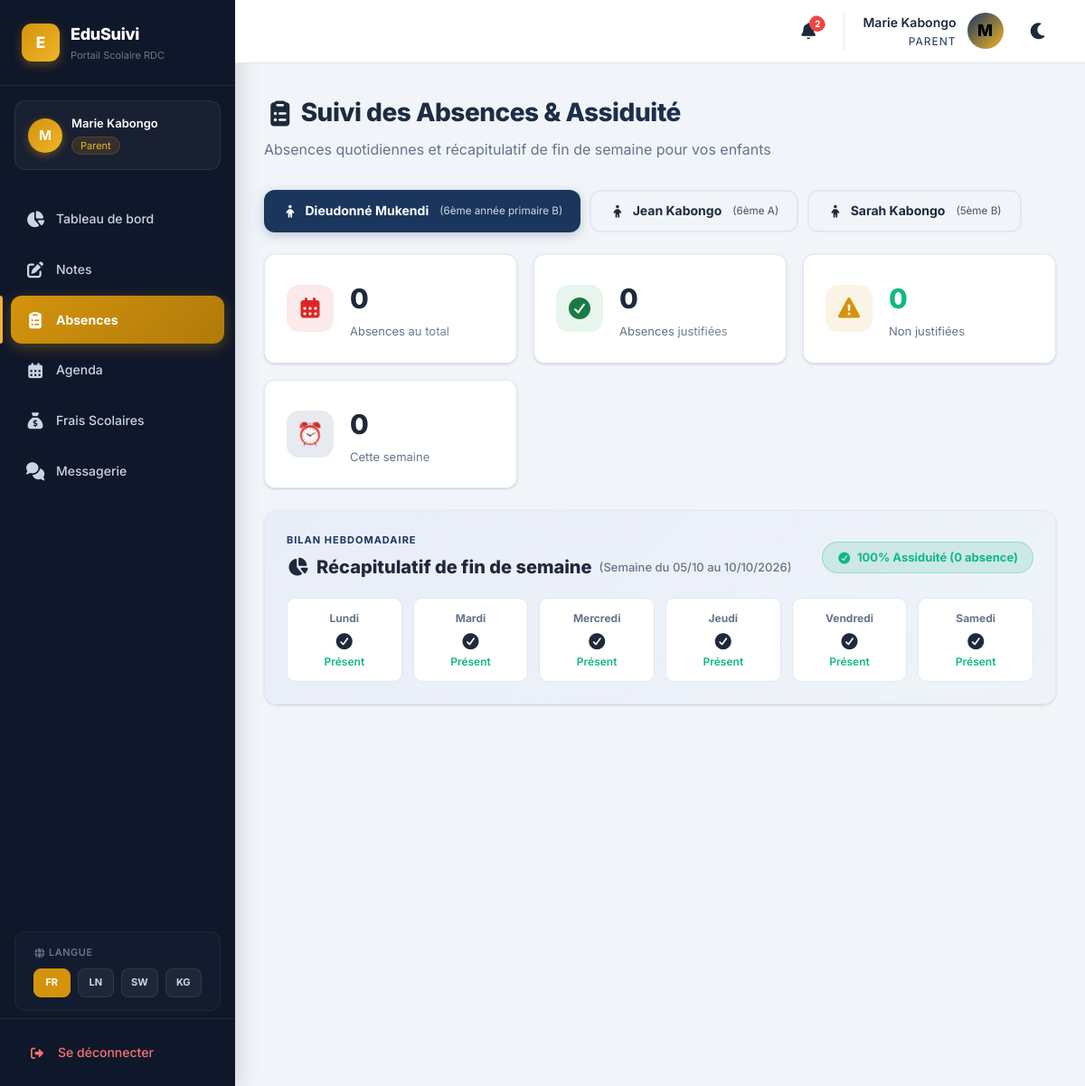
Page /parent/absences.php (signed in) on the committed database.
### tables this page shows
CREATE TABLE `students` (
  `id` int(11) NOT NULL AUTO_INCREMENT,
  `matricule` varchar(20) DEFAULT NULL,
  `first_name` varchar(50) NOT NULL,
  `last_name` varchar(50) NOT NULL,
  `date_of_birth` date DEFAULT NULL,
  `gender` enum('M','F') DEFAULT 'M',
  `option_filiere` varchar(100) DEFAULT NULL,
  `phone` varchar(20) DEFAULT NULL,
  `address` text DEFAULT NULL,
  `photo` varchar(255) DEFAULT NULL,
  `school_year` varchar(20) DEFAULT '2024-2025',
  `class_id` int(11) DEFAULT NULL,
  `parent_id` int(11) DEFAULT NULL,
  `created_at` timestamp NOT NULL DEFAULT current_timestamp(),
  `updated_at` timestamp NOT NULL DEFAULT current_timestamp() ON UPDATE current_timestamp(),
  PRIMARY KEY (`id`),
  KEY `class_id` (`class_id`),
  KEY `parent_id` (`parent_id`),
  CONSTRAINT `students_ibfk_1` FOREIGN KEY (`class_id`) REFERENCES `classes` (`id`) ON DELETE SET NULL,
  CONSTRAINT `students_ibfk_2` FOREIGN KEY (`parent_id`) REFERENCES `users` (`id`) ON DELETE SET NULL
);

CREATE TABLE `classes` (
  `id` int(11) NOT NULL AUTO_INCREMENT,
  `name` varchar(50) NOT NULL,
  `level` varchar(50) NOT NULL,
  `school_level` enum('primaire','secondaire') DEFAULT 'secondaire',
  `teacher_id` int(11) DEFAULT NULL,
  `max_students` int(11) DEFAULT 40,
  `room` varchar(50) DEFAULT NULL,
  `school_year` varchar(20) DEFAULT '2024-2025',
  PRIMARY KEY (`id`),
  KEY `teacher_id` (`teacher_id`),
  CONSTRAINT `classes_ibfk_1` FOREIGN KEY (`teacher_id`) REFERENCES `users` (`id`) ON DELETE SET NULL
);

### includes/config.php (called while the page is built, shortened)
<?php
function escape($str) {
    return htmlspecialchars($str, ENT_QUOTES, 'UTF-8');
}

### parent/absences.php (the view, shortened to what this page needs)
<?php require_once __DIR__ . '/../includes/header.php'; requireRole('parent');
$stmt = $pdo->prepare("
    SELECT s.id, CONCAT(s.first_name, ' ', s.last_name) as name, s.first_name, s.last_name,
           s.matricule, c.name as class_name
    FROM students s
    LEFT JOIN classes c ON s.class_id = c.id
    WHERE s.parent_id = ?
    ORDER BY s.first_name
");
$stmt->execute([$currentUser['id']]);
$children = $stmt->fetchAll();
$selectedChildId = intval($_GET['child_id'] ?? ($children[0]['id'] ?? 0));
$absences = [];
$currentWeekStats = [
    'total'       => 0,
    'justified'   => 0,
    'unjustified' => 0,
    'days'        => ['Mon'=>0, 'Tue'=>0, 'Wed'=>0, 'Thu'=>0, 'Fri'=>0, 'Sat'=>0]
];
$thisWeekMon = date('Y-m-d', strtotime('monday this week'));
$thisWeekSat = date('Y-m-d', strtotime('saturday this week'));
if ($selectedChildId) {
    $stmtAbs = $pdo->prepare("
        SELECT a.*, sub.name as subject_name, u.name as recorded_name
        FROM absences a
        LEFT JOIN subjects sub ON a.subject_id = sub.id
        LEFT JOIN users u ON a.recorded_by = u.id
        WHERE a.student_id = ?
        ORDER BY a.date DESC, a.id DESC
    ");
    $stmtAbs->execute([$selectedChildId]);
    $absences = $stmtAbs->fetchAll();
}
$totalAll = count($absences);
$totalJust = count(array_filter($absences, fn($x) => $x['justified']));
$totalUnjust = $totalAll - $totalJust;
?>
<div class="page-header">
    <div>
        <h2>📋 Suivi des Absences &amp; Assiduité</h2>
        <p>Absences quotidiennes et récapitulatif de fin de semaine pour vos enfants</p>
    </div>
</div>
<?php if (empty($children)): ?>
<div class="card" style="padding:40px;text-align:center;color:var(--text-muted);">
    Aucun enfant associé à votre compte.
</div>
<?php else: ?>
<div style="display:flex;gap:10px;margin-bottom:24px;flex-wrap:wrap;">
    <?php foreach ($children as $c): ?>
    <a href="?child_id=<?= $c['id'] ?>" class="btn <?= $selectedChildId == $c['id'] ? 'btn-primary' : 'btn-outline' ?>" style="font-weight:700;">
        👶 <?= escape($c['first_name'] . ' ' . $c['last_name']) ?>
        <small style="opacity:0.8;font-weight:400;margin-left:4px;">(<?= escape($c['class_name'] ?? 'Classe') ?>)</small>
    </a>
    <?php endforeach; ?>
</div>
<div class="stats-grid" style="margin-bottom:24px;">
    <div class="stat-card">
        <div class="icon-box red">📅</div>
        <div>
            <div class="value"><?= $totalAll ?></div>
            <div class="label">Absences au total</div>
        </div>
    </div>
    <div class="stat-card">
        <div class="icon-box green">✅</div>
        <div>
            <div class="value"><?= $totalJust ?></div>
            <div class="label">Absences justifiées</div>
        </div>
    </div>
    <div class="stat-card">
        <div class="icon-box gold">⚠️</div>
        <div>
            <div class="value" style="color:<?= $totalUnjust > 0 ? '#ef4444' : '#10b981' ?>;"><?= $totalUnjust ?></div>
            <div class="label">Non justifiées</div>
        </div>
    </div>
    <div class="stat-card">
        <div class="icon-box blue">⏰</div>
        <div>
            <div class="value"><?= $currentWeekStats['total'] ?></div>
            <div class="label">Cette semaine</div>
        </div>
    </div>
</div>
<div class="card" style="margin-bottom:28px;border:1.5px solid var(--border);border-radius:14px;padding:24px;background:linear-gradient(135deg,rgba(99,102,241,.05),rgba(129,140,248,.02));">
    <div style="display:flex;align-items:center;justify-content:space-between;flex-wrap:wrap;gap:14px;margin-bottom:18px;">
        <div>
            <div style="font-size:11px;font-weight:700;text-transform:uppercase;letter-spacing:1px;color:var(--primary);margin-bottom:4px;">
                Bilan Hebdomadaire
            </div>
            <h3 style="margin:0;font-size:20px;font-weight:800;display:flex;align-items:center;gap:8px;">
                <span style="font-size:13px;font-weight:500;color:var(--text-muted);">
                    (Semaine du <?= date('d/m', strtotime($thisWeekMon)) ?> au <?= date('d/m/Y', strtotime($thisWeekSat)) ?>)
                </span>
            </h3>
        </div>
        <?php if ($currentWeekStats['total'] === 0): ?>
        <span style="background:rgba(16,185,129,.15);color:#10b981;padding:6px 16px;border-radius:20px;font-weight:700;font-size:13px;border:1px solid rgba(16,185,129,.3);display:inline-flex;align-items:center;gap:6px;">
            <span>🎉</span> 100% Assiduité (0 absence)
        </span>
        <?php endif; ?>
    </div>
    <div style="display:grid;grid-template-columns:repeat(auto-fit, minmax(120px, 1fr));gap:12px;margin-top:16px;">
        <?php
        $weekDaysList = [
            'Mon' => 'Lundi',
            'Tue' => 'Mardi',
            'Wed' => 'Mercredi',
            'Thu' => 'Jeudi',
            'Fri' => 'Vendredi',
            'Sat' => 'Samedi'
        ];
        foreach ($weekDaysList as $dCode => $dLabel):
            $dCount = $currentWeekStats['days'][$dCode] ?? 0;
            $isAbsent = ($dCount > 0);
        ?>
        <div style="background:var(--card);border:1.5px solid <?= $isAbsent ? '#ef4444' : 'var(--border)' ?>;border-radius:10px;padding:12px 10px;text-align:center;">
            <div style="font-size:12px;font-weight:700;color:var(--text-muted);margin-bottom:6px;"><?= $dLabel ?></div>
            <?php if ($isAbsent): ?>
            <div style="font-size:18px;line-height:1;margin-bottom:4px;">❌</div>
            <div style="font-size:12px;font-weight:700;color:#ef4444;"><?= $dCount ?> absence(s)</div>
            <?php else: ?>
            <div style="font-size:18px;line-height:1;margin-bottom:4px;">✅</div>
            <div style="font-size:12px;color:#10b981;font-weight:600;">Présent</div>
            <?php endif; ?>
        </div>
        <?php endforeach; ?>
    </div>
</div>
<?php endif; ?>
<?php require_once __DIR__ . '/../includes/footer.php'; ?>

### css/style.css (style rules this page uses)
:root { --primary: #1a365d; --primary-light: #2a4a7f; --primary-dark: #0f2341; --gold: #d4930d; --gold-light: #f0b429; --gold-dark: #b07a0a; --success: #1b7a43; --success-light: #ebf7ee; --danger: #dc2626; --danger-light: #fee2e2; --warning: #f59e0b; --warning-light: #fef3c7; --bg: #f1f5f9; --card: #ffffff; --text: #1e293b; --text-muted: #64748b; --border: #e2e8f0; --sidebar-bg: #0f172a; --sidebar-text: #cbd5e1; --sidebar-active: var(--gold); --radius: 12px; --shadow: 0 1px 3px rgba(0,0,0,0.1), 0 1px 2px rgba(0,0,0,0.06); --shadow-md: 0 4px 6px -1px rgba(0,0,0,0.1), 0 2px 4px -1px rgba(0,0,0,0.06); --shadow-lg: 0 10px 15px -3px rgba(0,0,0,0.1); --transition: all 0.25s cubic-bezier(0.4, 0, 0.2, 1); }
* { margin: 0; padding: 0; box-sizing: border-box; }
html, body { height: 100%; scroll-behavior: smooth; }
body { font-family: 'Inter', 'Segoe UI', system-ui, -apple-system, sans-serif; background: var(--bg); color: var(--text); line-height: 1.6; -webkit-font-smoothing: antialiased; overflow-x: hidden; }
a { color: var(--primary); text-decoration: none; transition: var(--transition); }
.fade-in-up { opacity: 0; transform: translateY(20px); transition: opacity 0.45s ease, transform 0.45s ease; }
.fade-in-up.visible { opacity: 1; transform: translateY(0); }
.page-header { margin-bottom: 32px; }
.page-header h2 { font-size: 28px; font-weight: 800; letter-spacing: -0.5px; background: linear-gradient(135deg, var(--text), var(--primary)); -webkit-background-clip: text; -webkit-text-fill-color: transparent; background-clip: text; }
.page-header p { color: var(--text-muted); margin-top: 6px; }
.stats-grid { display: grid; grid-template-columns: repeat(auto-fit, minmax(220px, 1fr)); gap: 18px; margin-bottom: 32px; }
.stat-card { background: var(--card); border-radius: var(--radius); padding: 24px; box-shadow: var(--shadow); border: 1px solid var(--border); display: flex; align-items: center; gap: 18px; transition: var(--transition); cursor: default; position: relative; overflow: hidden; }
.stat-card::after { content: ''; position: absolute; inset: 0; background: linear-gradient(135deg, transparent 60%, rgba(255,255,255,0.5)); pointer-events: none; }
.stat-card .icon-box { width: 52px; height: 52px; border-radius: 14px; display: flex; align-items: center; justify-content: center; font-size: 24px; flex-shrink: 0; transition: var(--transition); }
.stat-card .icon-box.blue { background: rgba(26,54,93,0.1); }
.stat-card .icon-box.gold { background: rgba(212,147,13,0.1); }
.stat-card .icon-box.green { background: rgba(22,163,74,0.1); }
.stat-card .icon-box.red { background: rgba(220,38,38,0.1); }
.stat-card .value { font-size: 30px; font-weight: 800; letter-spacing: -1px; }
.stat-card .label { font-size: 13px; color: var(--text-muted); margin-top: 2px; }
.card { background: var(--card); border-radius: var(--radius); padding: 24px; box-shadow: var(--shadow); border: 1px solid var(--border); margin-bottom: 24px; transition: var(--transition); }
.btn { padding: 10px 20px; border: none; border-radius: var(--radius); font-size: 14px; font-weight: 600; cursor: pointer; transition: var(--transition); display: inline-flex; align-items: center; gap: 8px; position: relative; overflow: hidden; font-family: inherit; }
.btn-primary { background: var(--primary); color: white; box-shadow: 0 3px 12px rgba(26,54,93,0.25); }
.btn-outline { background: transparent; border: 2px solid var(--border); color: var(--text); }
:root { --wa-green: #25D366; --wa-green-dark: #128C7E; --wa-green-light: #dcf8c6; --wa-sidebar-bg: #111b21; --wa-sidebar-hover: #202c33; --wa-chat-bg: #efeae2; --wa-header-bg: #202c33; --wa-input-bg: #2a3942; --wa-bubble-out: #d9fdd3; --wa-bubble-in: #ffffff; --wa-text-muted-wa: #8696a0; --wa-tick-color: #53bdeb; }

### rows in the picture
students: first_name+last_name "Dieudonné Mukendi", class.name "6ème année primaire B"
students: first_name+last_name "Jean Kabongo", class.name "6ème A"
students: first_name+last_name "Sarah Kabongo", class.name "5ème B"

### other values in the picture
t('app_name') "EduSuivi"
t('app_subtitle') "Portail Scolaire RDC"
substr($currentUser['name'], 0, 1) "M"
$currentUser['name'] "Marie Kabongo"
$roleLabels[$currentUser['role']] "Parent"
t($navLabel) "Tableau de bord"
t($navLabel) "Notes"
t($navLabel) "Absences"
t($navLabel) "Agenda"
t($navLabel) "Frais Scolaires"
t($navLabel) "Messagerie"
t('language') "LANGUE"
t('logout') "Se déconnecter"
$notifCount "2"
$currentUser['role'] "PARENT"
